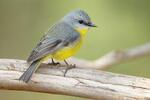
#> input picture Genetic Algorithm For An Image/CODES/real_image.jpg, 150 x 100 px
$ python my3.py
#> lines starting #> are read from the running program, lines starting #| are printed output that depends on the picture
import cv2
import numpy as np
import random
import matplotlib.pyplot as plt
import time

population_size=50
genome_length=8
mutation_rate=0.01
crosoverrate_=0.5
generations=200

image = cv2.imread('real_image.jpg', cv2.IMREAD_GRAYSCALE)
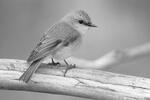
#> image: shape (100, 150); min 11, max 255, mean 161
h,w=image.shape
#> h = 100; w = 150
centerX=w//2
#> centerX = 75
centerY=h//4
#> centerY = 25
t1L=image[0:centerY,0:centerX]
t1R=image[0:centerY,centerX:w]
t2L=image[centerY:2*centerY,0:centerX]
t2R=image[centerY:2*centerY,centerX:w]
t3L=image[2*centerY:3*centerY,0:centerX]
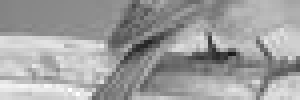
#> t3L: shape (25, 75) (shown 4 times larger); min 25, max 255, mean 158.8
t3R=image[2*centerY:3*centerY,centerX:w]
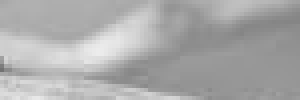
#> t3R: shape (25, 75) (shown 4 times larger); min 114, max 236, mean 170.7
t4L=image[3*centerY:h,0:centerX]
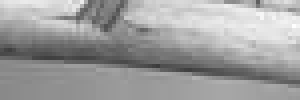
#> t4L: shape (25, 75) (shown 4 times larger); min 59, max 254, mean 158.1
t4R=image[3*centerY:h,centerX:w]
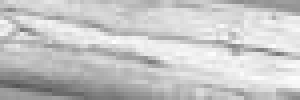
#> t4R: shape (25, 75) (shown 4 times larger); min 84, max 255, mean 198.1


real_values=[t1L,t1R,t2L,t2R,t3L,t3R,t4L,t4R]
np.array(real_values)

def random_genome(length):
    mylist=[]
    np.array(mylist)
    for a in real_values:
        mylist.append(a)
    random.shuffle(mylist)
    return mylist


def init_population(population,genome_length):
#> called with population = 50, genome_length = 8
    mylist=list()
    for i in range(population):
        mylist.append(random_genome(genome_length))
    return mylist


def fitness(genome):
    fitnessVar=0
    for a in range(genome_length):
        if (np.array_equal(real_values[a],genome[a])):
            fitnessVar+=1
    return fitnessVar

def select_parent(population,fitness_values):
    total_fitness=sum(fitness_values)
    random_picked_fitness=random.uniform(0,total_fitness)
    current=0
    for individual, fitness_value in zip(population,fitness_values):
        current+=fitness_value
        if current>random_picked_fitness:
            return individual

def crossover(parent1,parent2):
    if(random.random()< crosoverrate_):
        crossover_point=random.randint(1,len(parent1)-1)
        return parent1[:crossover_point]+parent2[crossover_point:],parent2[:crossover_point]+parent1[crossover_point:]
    else:
        return parent1,parent2


def mutate(genome):
    for i in range(genome_length):
        if(random.random()<mutation_rate):
            sampleViewFromRealJPG=random.sample(real_values,1)
            genome[i]=sampleViewFromRealJPG[0]
    return genome


def mainAlgorithm():
    population=init_population(population_size,genome_length)
    for generation in range(generations):
        fitness_values=list()
        for genome in population:
            fitness_values.append(fitness(genome))
        newPopulation=list()
        for a in range(population_size//2):
            parent1=select_parent(population,fitness_values)
            parent2=select_parent(population,fitness_values)
            offspring1,offspring2=crossover(parent1,parent2)
            newPopulation.extend([mutate(offspring1),mutate(offspring2)])
        population=newPopulation
        fitness_values=[fitness(genome) for genome in population]
        best_fitness=max(fitness_values)
        print(f"Generation {generation+1}: Best fitness ={best_fitness}")
        temp_max=0
        temp_index=0
        for i in range(len(fitness_values)):
            if(fitness_values[i]>=temp_max):
                temp_max=fitness_values[i]
                temp_index=i
        best_solution=population[temp_index]
        if(generation==generations-1):
            im_h1 = cv2.hconcat([best_solution[0],best_solution[1]])
            im_h2 = cv2.hconcat([best_solution[2],best_solution[3]])
            im_h3 = cv2.hconcat([best_solution[4],best_solution[5]])
            im_h4 = cv2.hconcat([best_solution[6],best_solution[7]])
            imfinal=cv2.vconcat([im_h1,im_h2,im_h3,im_h4])
            s=f"saved_generations/generation{generation+1}.jpg"
            cv2.imwrite(s, imfinal)
            cv2.imshow("real_image.jpg", image)
            cv2.imshow(s, image)
            cv2.waitKey(0)
        else:
            im_h1 = cv2.hconcat([best_solution[0],best_solution[1]])
            im_h2 = cv2.hconcat([best_solution[2],best_solution[3]])
            im_h3 = cv2.hconcat([best_solution[4],best_solution[5]])
            im_h4 = cv2.hconcat([best_solution[6],best_solution[7]])
            imfinal=cv2.vconcat([im_h1,im_h2,im_h3,im_h4])
            s=f"saved_generations/generation{generation+1}.jpg"
            cv2.imwrite(s, imfinal)
#> this loop made 200 passes
#> pass 1, in mainAlgorithm, `cv2.imwrite(s, imfinal)`:
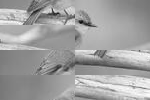
#> saved as generation1.jpg: shape (100, 150); min 11, max 255, mean 161
#> pass 2, in mainAlgorithm, `cv2.imwrite(s, imfinal)`:
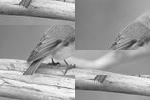
#> saved as generation2.jpg: shape (100, 150); min 25, max 255, mean 157.6

mainAlgorithm()
